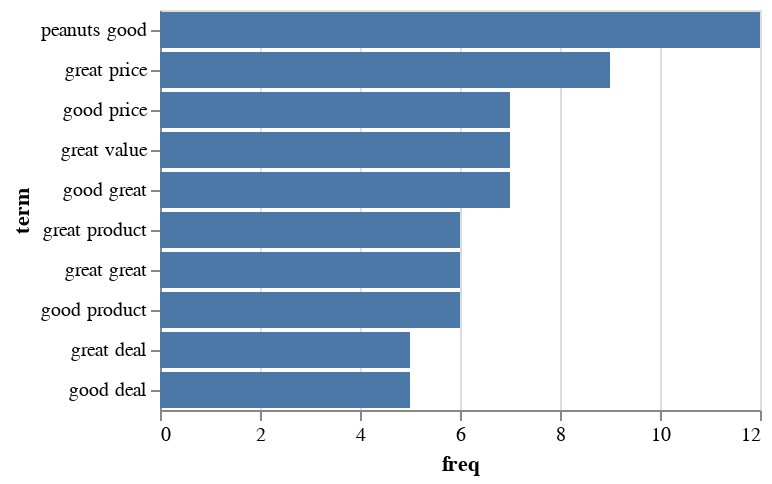

Notebook code cell kept with this figure:
### Markdown cell above
5. Create two plots: one with the 10 most common two word phrases used in negative reviews and their frequencies (order the phrases by frequency) and one with the 10 most common two word phrases used in positive reviews and their frequencies (order the phrases by frequency). Write a short explanation (8-10 sentences) of what insights the company can take away from the plots and answer at least the following questions:

What aspects of the product are positive reviewers mentioning? What are the negative reviewers mentioning?
Do the results indicate indicate that unsatisfied customers are most unhappy with product prices, quality, variety, or something else?
What is one actionable insight that a manager should takeaway from your analysis?

The positive reviews are mostly talking about the price. However, the negative reviews are talking about the flavor. Some reviews say they disliked the taste, which could mean that there is work for food scientists on this product. Several negative reviews say the item was stale. This could be a learning for the packaging or quality contol team. It sounds like additional quality assurance may be neccessary. Alot of the positive reviews mention price, which means that the customers are price sensitive. This company should not raise their prices or try to offer a high end product.

### Code cell
# Plot and sort y by descending x value
alt.Chart(highfrq_df.head(10)).mark_bar().encode(alt.Y("term", sort="-x"),
                                      x = "freq")

### Figure 1 — Vega-Lite specification as saved in the notebook (floating-point values rounded to 4 significant figures)
{"config": {"view": {"continuousWidth": 300, "continuousHeight": 300}}, "data": {"name": "data-094cbceb74c2b645d42fcc645eafca7c"}, "mark": {"type": "bar"}, "encoding": {"x": {"field": "freq", "type": "quantitative"}, "y": {"field": "term", "sort": "-x", "type": "nominal"}}, "$schema": "https://vega.github.io/schema/vega-lite/v5.14.1.json", "datasets": {"data-094cbceb74c2b645d42fcc645eafca7c": [{"term": "peanuts good", "freq": 12}, {"term": "great price", "freq": 9}, {"term": "good price", "freq": 7}, {"term": "great value", "freq": 7}, {"term": "good great", "freq": 7}, {"term": "great product", "freq": 6}, {"term": "great great", "freq": 6}, {"term": "good product", "freq": 6}, {"term": "great deal", "freq": 5}, {"term": "good deal", "freq": 5}]}}
